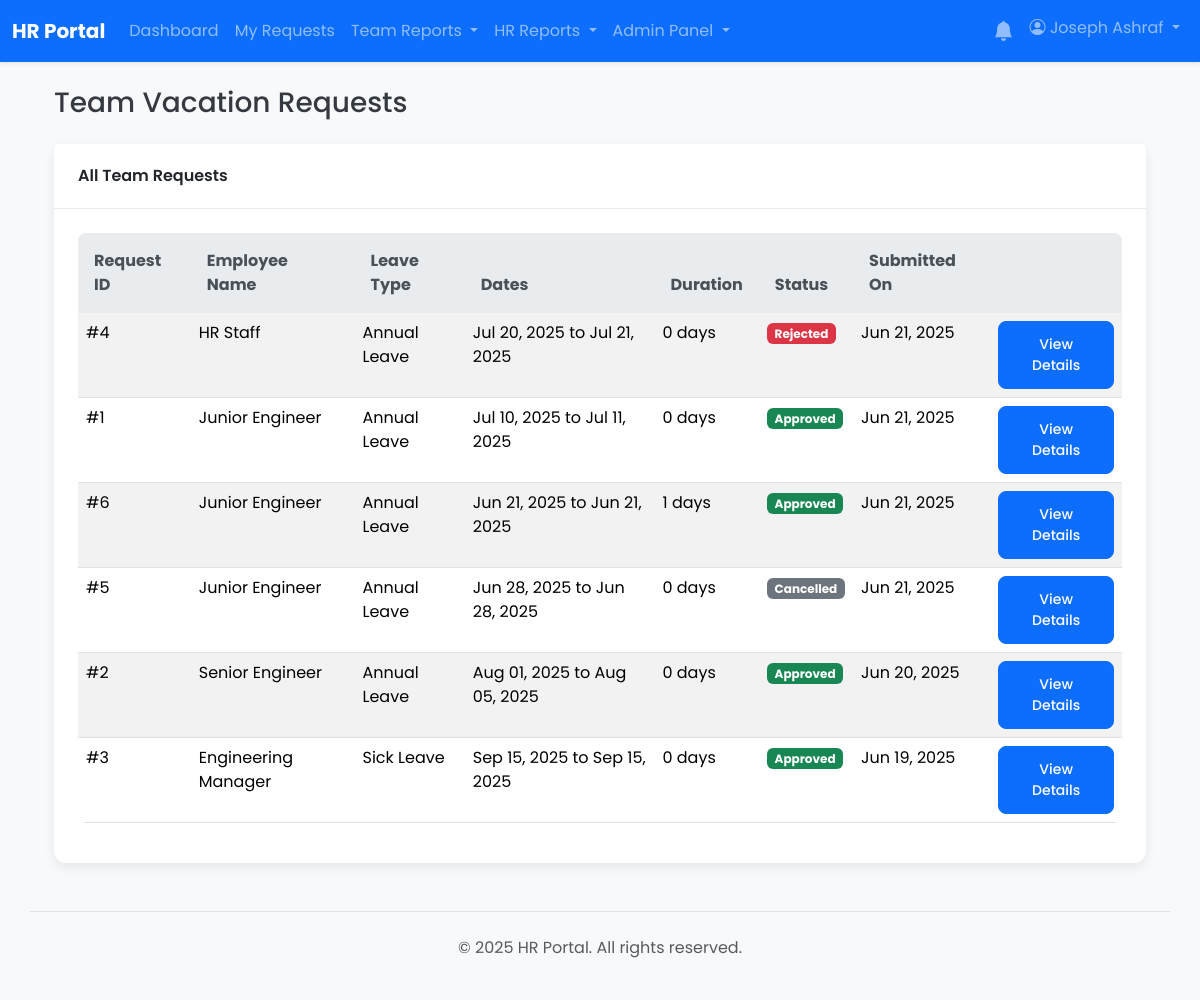
/reports/manager_history.php (signed in), run on an earlier commit of the app's database.
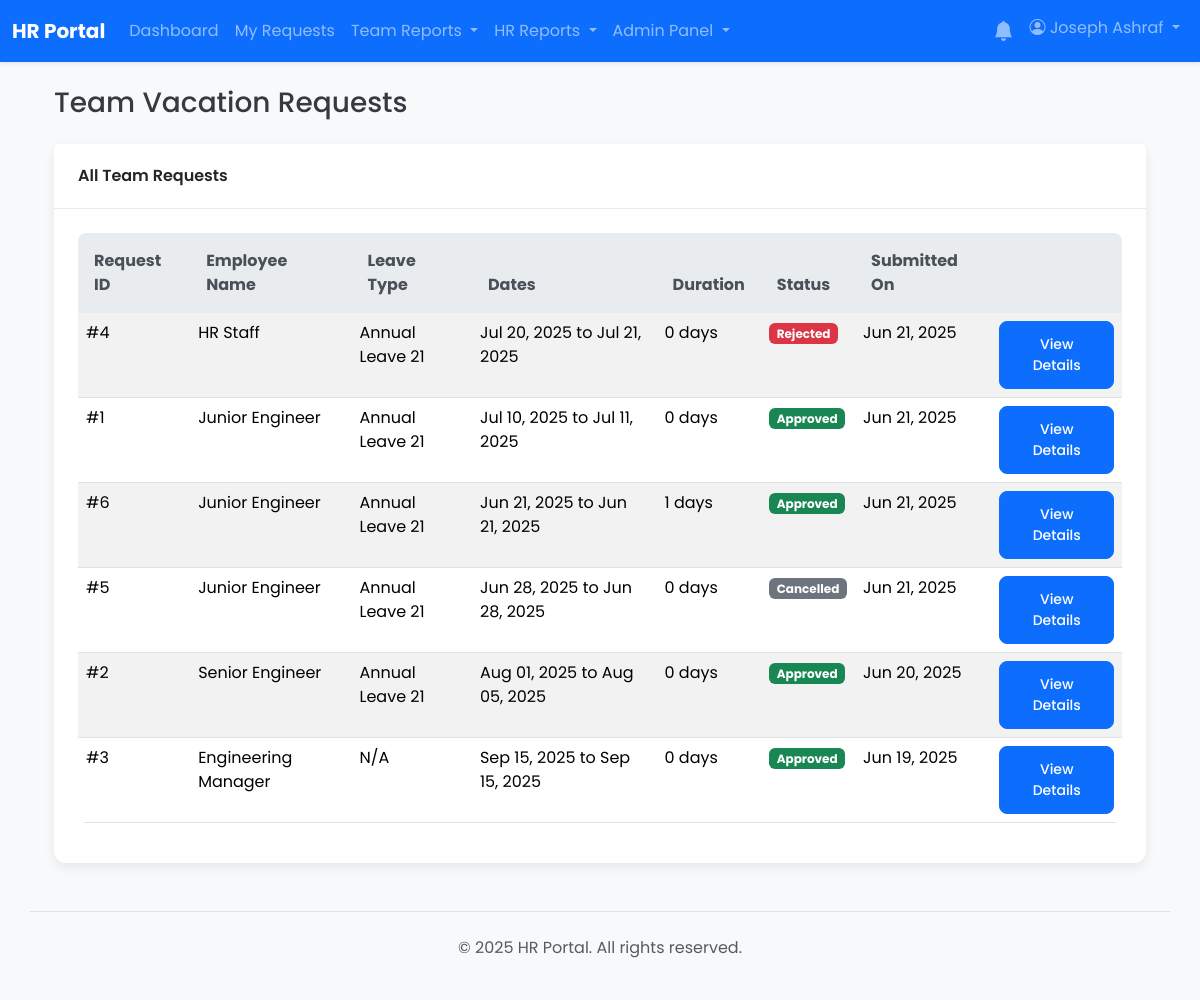
And on a later commit of the database.
### tables this page shows
CREATE TABLE `vacation_requests` (
  `id` int(11) NOT NULL,
  `user_id` int(11) NOT NULL,
  `start_date` date NOT NULL,
  `end_date` date NOT NULL,
  `duration_days` int(11) DEFAULT NULL,
  `reason` text DEFAULT NULL,
  `manager_id` int(11) DEFAULT NULL,
  `status` enum('pending_manager','pending_hr','approved','rejected','cancelled') NOT NULL DEFAULT 'pending_manager',
  `leave_type_id` int(11) DEFAULT NULL,
  `manager_action_at` timestamp NULL DEFAULT NULL,
  `hr_id` int(11) DEFAULT NULL,
  `hr_action_at` timestamp NULL DEFAULT NULL,
  `rejection_reason` text DEFAULT NULL,
  `created_at` timestamp NOT NULL DEFAULT current_timestamp()
);

CREATE TABLE `leave_types` (
  `id` int(11) NOT NULL,
  `name` varchar(255) NOT NULL,
  `accrual_days_per_year` float NOT NULL DEFAULT 0,
  `is_active` tinyint(1) NOT NULL DEFAULT 1
);

CREATE TABLE `users` (
  `id` int(11) NOT NULL,
  `employee_code` varchar(50) DEFAULT NULL,
  `full_name` varchar(255) NOT NULL,
  `email` varchar(255) NOT NULL,
  `password` varchar(255) NOT NULL,
  `role` enum('user','manager','hr','hr_manager','admin') NOT NULL DEFAULT 'user',
  `shift_id` int(11) DEFAULT NULL,
  `department_id` int(11) DEFAULT NULL,
  `direct_manager_id` int(11) DEFAULT NULL,
  `is_active` tinyint(1) NOT NULL DEFAULT 1,
  `must_change_password` tinyint(1) NOT NULL DEFAULT 0,
  `created_at` timestamp NOT NULL DEFAULT current_timestamp(),
  `updated_at` timestamp NOT NULL DEFAULT current_timestamp() ON UPDATE current_timestamp(),
  `manager_id` int(11) DEFAULT NULL
);

### app/core/helpers.php (called while the page is built, shortened)
<?php
function getStatusBadgeClass($status) {
    $map = [
        'pending_manager' => 'bg-warning text-dark',
        'pending_hr' => 'bg-info text-dark',
        'approved' => 'bg-success',
        'rejected' => 'bg-danger',
        'cancelled' => 'bg-secondary',
        'pending_cancellation_hr' => 'bg-warning text-dark',
    ];
    return $map[$status] ?? 'bg-light text-dark';
}
function getStatusText($status) {
    return ucwords(str_replace('_', ' ', $status));
}

### reports/manager_history.php (the view, shortened to what this page needs)
<?php
require_once __DIR__ . '/../app/bootstrap.php';
$page_title = 'Team Vacation Requests';
$sql = "
    SELECT r.*, u.full_name, lt.name as leave_type_name
    FROM vacation_requests r
    JOIN users u ON r.user_id = u.id
    LEFT JOIN leave_types lt ON r.leave_type_id = lt.id
";
$params = [];
$sql .= " ORDER BY r.created_at DESC";
$stmt = $pdo->prepare($sql);
$stmt->execute($params);
$requests = $stmt->fetchAll();
include __DIR__ . '/../app/templates/header.php';
?>
<div class="container mt-4">
    <h1 class="h3 mb-4"><?= htmlspecialchars($page_title) ?></h1>
    <div class="card">
        <div class="card-header">
            All Team Requests
        </div>
        <div class="card-body">
            <div class="table-responsive">
                <table class="table table-striped table-hover">
                    <thead>
                        <tr>
                            <th>Request ID</th>
                            <th>Employee Name</th>
                            <th>Leave Type</th>
                            <th>Dates</th>
                            <th>Duration</th>
                            <th>Status</th>
                            <th>Submitted On</th>
                            <th></th>
                        </tr>
                    </thead>
                    <tbody>
                        <?php if (empty($requests)): ?>
                            <tr>
                                <td colspan="8" class="text-center">No team requests found.</td>
                            </tr>
                        <?php else: ?>
                            <?php foreach ($requests as $request): ?>
                                <tr>
                                    <td>#<?= htmlspecialchars($request['id'] ?? '') ?></td>
                                    <td><?= htmlspecialchars($request['full_name'] ?? 'N/A') ?></td>
                                    <td><?= htmlspecialchars($request['leave_type_name'] ?? 'N/A') ?></td>
                                    <td><?= date('M d, Y', strtotime($request['start_date'])) ?> to <?= date('M d, Y', strtotime($request['end_date'])) ?></td>
                                    <td><?= htmlspecialchars($request['duration_days'] ?? '0') ?> days</td>
                                    <td><span class="badge <?= getStatusBadgeClass($request['status'] ?? '') ?>"><?= getStatusText($request['status'] ?? '') ?></span></td>
                                    <td><?= date('M d, Y', strtotime($request['created_at'])) ?></td>
                                    <td>
                                        <a href="/requests/view.php?id=<?= htmlspecialchars($request['id'] ?? '') ?>" class="btn btn-sm btn-primary">View Details</a>
                                    </td>
                                </tr>
                            <?php endforeach; ?>
                        <?php endif; ?>
                    </tbody>
                </table>
            </div>
        </div>
    </div>
</div>
<?php include __DIR__ . '/../app/templates/footer.php'; ?>

What changed in the data, as far as the page shows it:
changed through a linked row, vacation_requests "Jul 20, 2025": leave_type.name "Annual Leave" → "Annual Leave 21"
changed through a linked row, vacation_requests "Jul 10, 2025": leave_type.name "Annual Leave" → "Annual Leave 21"
changed through a linked row, vacation_requests id 6: leave_type.name "Annual Leave" → "Annual Leave 21"
changed through a linked row, vacation_requests "Jun 28, 2025": leave_type.name "Annual Leave" → "Annual Leave 21"
changed through a linked row, vacation_requests "Aug 01, 2025": leave_type.name "Annual Leave" → "Annual Leave 21"
changed vacation_requests "Sep 15, 2025": leave_type.name "Sick Leave" → "N/A"
